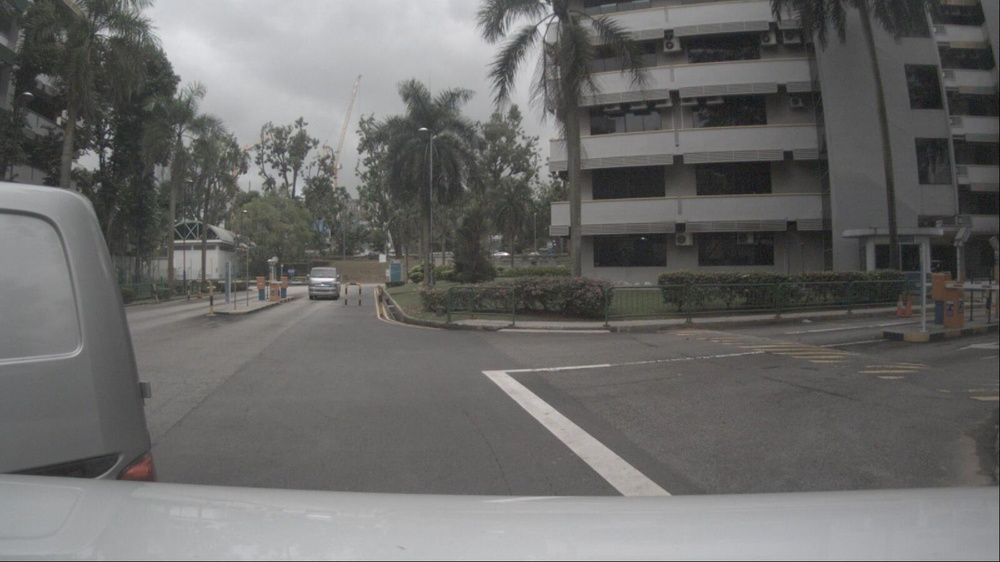
#> input picture data/NUsample/n003-2018-01-02-11-48-43+0800__CAM_BACK__1514864956159109.jpg, 1000 x 562 px, shrunk from 1600 x 900 before the run
$ jupyter execute plot_stitching.ipynb
#> lines starting #> are read from the running program, lines starting #| are printed output that depends on the picture
# Assemble images with simple image stitching

This example demonstrates how a set of images can be assembled under
the hypothesis of rigid body motions.

[cell 1]
from matplotlib import pyplot as plt
import numpy as np
from skimage import data, util, transform, feature, measure, filters, metrics, io
from skimage.color import rgb2gray


def match_locations(img0, img1, coords0, coords1, radius=5, sigma=3):
    """Match image locations using SSD minimization.

    Areas from `img0` are matched with areas from `img1`. These areas
    are defined as patches located around pixels with Gaussian
    weights.

    Parameters
    ----------
    img0, img1 : 2D array
        Input images.
    coords0 : (2, m) array_like
        Centers of the reference patches in `img0`.
    coords1 : (2, n) array_like
        Centers of the candidate patches in `img1`.
    radius : int
        Radius of the considered patches.
    sigma : float
        Standard deviation of the Gaussian kernel centered over the patches.

    Returns
    -------
    match_coords: (2, m) array
        The points in `coords1` that are the closest corresponding matches to
        those in `coords0` as determined by the (Gaussian weighted) sum of
        squared differences between patches surrounding each point.
    """
    y, x = np.mgrid[-radius : radius + 1, -radius : radius + 1]
    weights = np.exp(-0.5 * (x**2 + y**2) / sigma**2)
    weights /= 2 * np.pi * sigma * sigma

    match_list = []
    for r0, c0 in coords0:
        roi0 = img0[r0 - radius : r0 + radius + 1, c0 - radius : c0 + radius + 1]
        roi1_list = [
            img1[r1 - radius : r1 + radius + 1, c1 - radius : c1 + radius + 1]
            for r1, c1 in coords1
        ]
        # sum of squared differences
        ssd_list = [np.sum(weights * (roi0 - roi1) ** 2) for roi1 in roi1_list]
        match_list.append(coords1[np.argmin(ssd_list)])

    return np.array(match_list)

## Data generation

For this example, we generate a list of slightly tilted noisy images.

[cell 2]
image1 = io.imread('../data/NUsample/n003-2018-01-02-11-48-43+0800__CAM_BACK__1514864956159109.jpg')
#> image1 is the input picture: shape (562, 1000, 3); mean R, G, B 106.2, 105.8, 104.6
image2 = io.imread('../data/NUsample/n003-2018-01-02-11-48-43+0800__CAM_BACK_LEFT__1514864956197197.jpg')
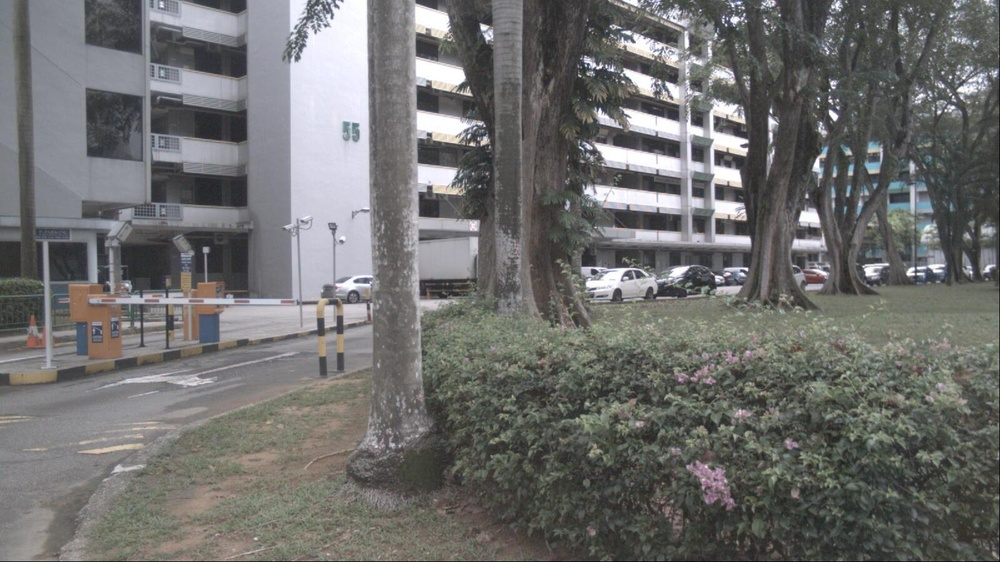
#> input picture data/NUsample/n003-2018-01-02-11-48-43+0800__CAM_BACK_LEFT__1514864956197197.jpg, 1000 x 562 px, shrunk from 1600 x 900 before the run
#> image2 is the input picture: shape (562, 1000, 3); mean R, G, B 110.7, 110.5, 109.1
image3 = io.imread('../data/NUsample/n003-2018-01-02-11-48-43+0800__CAM_FRONT_LEFT__1514864956138205.jpg')
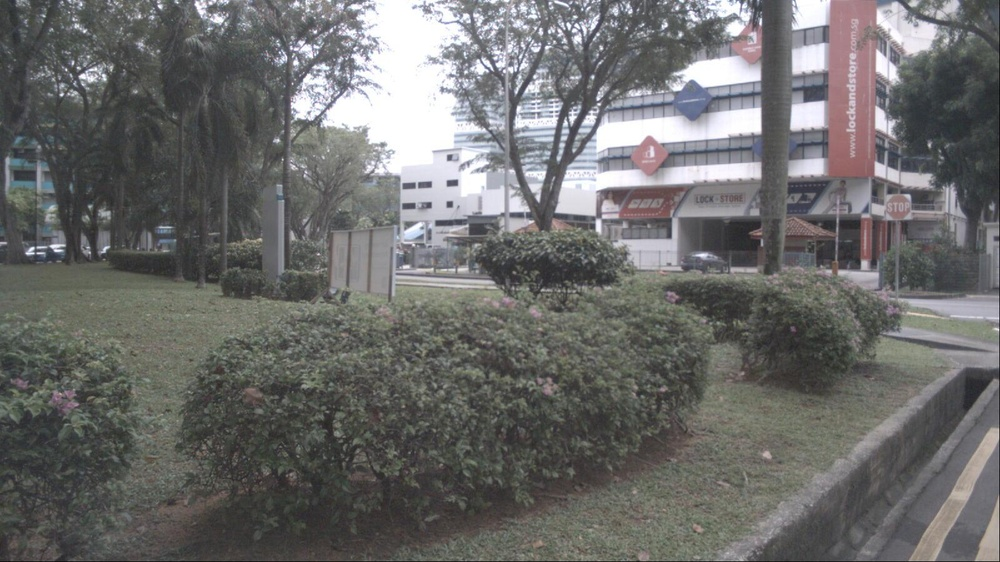
#> input picture data/NUsample/n003-2018-01-02-11-48-43+0800__CAM_FRONT_LEFT__1514864956138205.jpg, 1000 x 562 px, shrunk from 1600 x 900 before the run
#> image3 is the input picture: shape (562, 1000, 3); mean R, G, B 108.1, 108, 106.9
image4 = io.imread('../data/NUsample/n003-2018-01-02-11-48-43+0800__CAM_FRONT__1514864956220368.jpg')
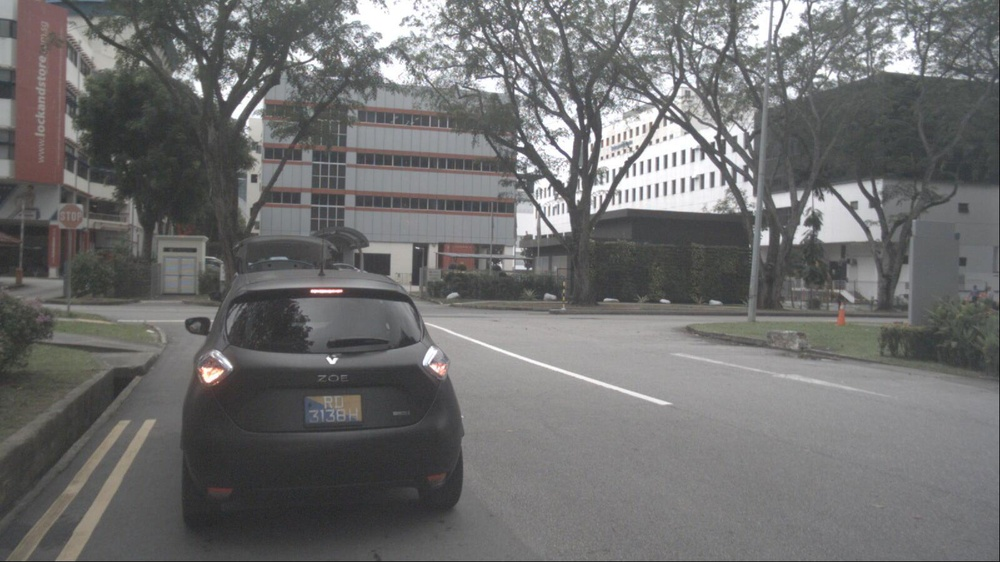
#> input picture data/NUsample/n003-2018-01-02-11-48-43+0800__CAM_FRONT__1514864956220368.jpg, 1000 x 562 px, shrunk from 1600 x 900 before the run
#> image4 is the input picture: shape (562, 1000, 3); mean R, G, B 110.8, 110.6, 110.5
image5 = io.imread("../data/NUsample/n003-2018-01-02-11-48-43+0800__CAM_FRONT_RIGHT__1514864966493989.jpg")
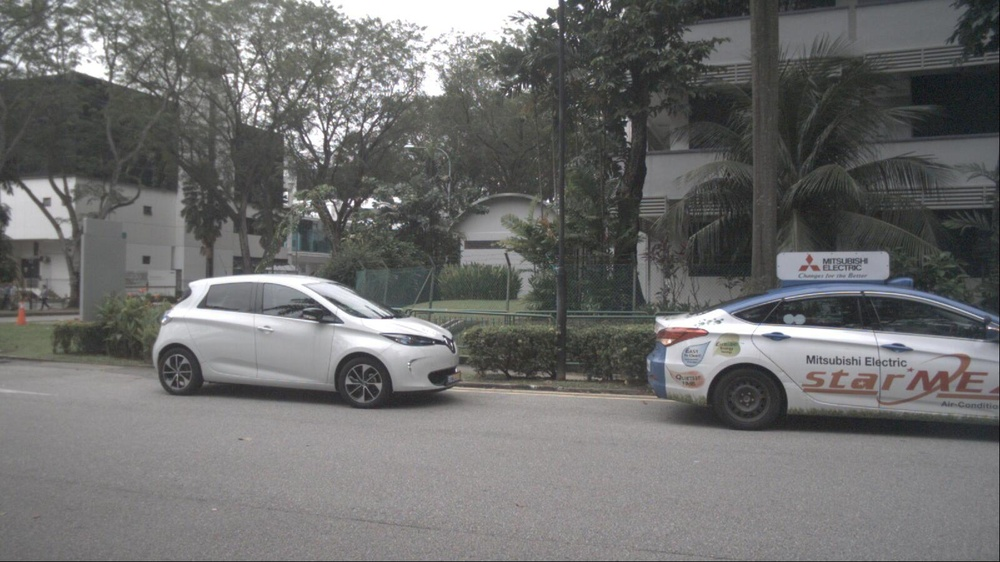
#> input picture data/NUsample/n003-2018-01-02-11-48-43+0800__CAM_FRONT_RIGHT__1514864966493989.jpg, 1000 x 562 px, shrunk from 1600 x 900 before the run
#> image5 is the input picture: shape (562, 1000, 3); mean R, G, B 109.6, 109.7, 109.1
image6 = io.imread("../data/NUsample/n003-2018-01-02-11-48-43+0800__CAM_BACK_RIGHT__1514864936124954.jpg")
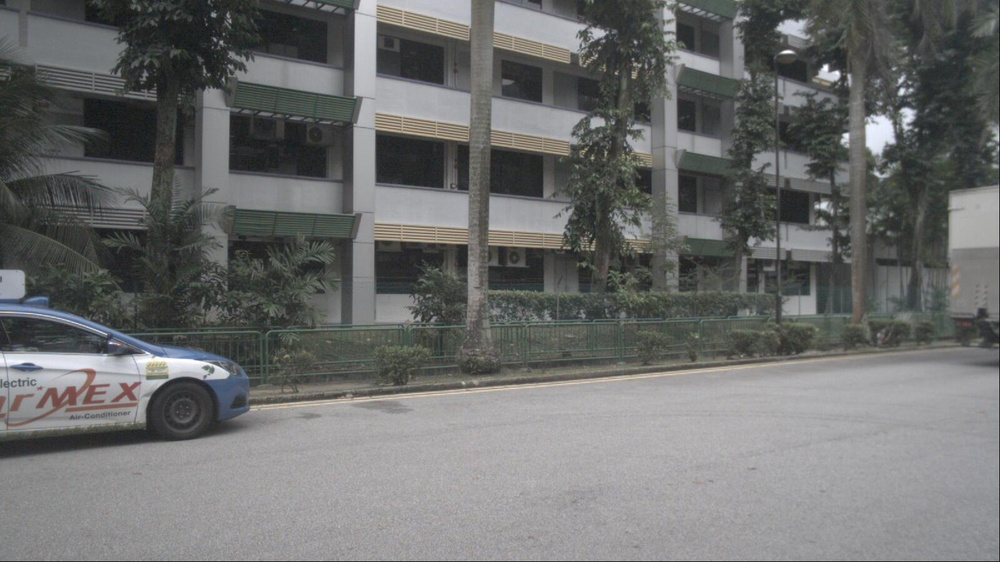
#> input picture data/NUsample/n003-2018-01-02-11-48-43+0800__CAM_BACK_RIGHT__1514864936124954.jpg, 1000 x 562 px, shrunk from 1600 x 900 before the run
#> image6 is the input picture: shape (562, 1000, 3); mean R, G, B 108.6, 109.6, 108.8

image1 = rgb2gray(image1)
#> image1: shape (562, 1000) float64
image2 = rgb2gray(image2)
#> image2: shape (562, 1000) float64
image3 = rgb2gray(image3)
#> image3: shape (562, 1000) float64
image4 = rgb2gray(image4)
#> image4: shape (562, 1000) float64
image5 = rgb2gray(image5)
#> image5: shape (562, 1000) float64
image6 = rgb2gray(image6)
#> image6: shape (562, 1000) float64

img_list = [image1, image2]

ref_img = img_list[0].copy()

[cell 3]
for img in img_list:
    plt.imshow(img)
    plt.show()
#> this loop made 2 passes

## Image registration

<div class="alert alert-info"><h4>Note</h4><p>This step is performed using the approach described in
   `sphx_glr_auto_examples_transform_plot_matching.py`, but any other
   method from the `sphx_glr_auto_examples_registration` section can be
   applied, depending on your problem.</p></div>

Reference points are detected over all images in the list.

[cell 4]
min_dist = 3
corner_list = [
    feature.corner_peaks(
        feature.corner_harris(img), threshold_rel=0.001, min_distance=min_dist
    )
    for img in img_list
]
#> corner_list = 2 items

The Harris corners detected in the first image are chosen as
references. Then the detected points on the other images are
matched to the reference points.

[cell 5]
img0 = img_list[0]
coords0 = corner_list[0]
#> coords0 = 907 pairs, first value 4 to 495, second value 6 to 991
matching_corners = [
    match_locations(img0, img1, coords0, coords1, min_dist)
    for img1, coords1 in zip(img_list[1:], corner_list)
]
#> the loop in match_locations, `for r0, c0 in coords0:` made 907 passes
#> (r0, c0) on passes 1 to 3: (254, 507), (129, 426), (195, 295)
#> after the loop in match_locations, `for r0, c0 in coords0:`: match_list = 907 pairs, first value 4 to 495, second value 13 to 991
#> matching_corners = 1 item

Once all the points are registered to the reference points, robust
relative affine transformations can be estimated using the RANSAC method.

[cell 6]
trfm_list = []
src = np.array(coords0)
#> src has the same summary as coords0
for dst in matching_corners:
    trfm_list.append( measure.ransac(
        (dst, src),
        transform.EuclideanTransform,
        min_samples=3,
        residual_threshold=2,
        max_trials=100,
    )[0].params)
#> this loop made 1 pass
#> after the loop, trfm_list = [[[nan, nan, nan], [nan, nan, nan], [nan, nan, nan]]]

[cell 7]
fig, ax_list = plt.subplots(6, 2, figsize=(6, 9), sharex=True, sharey=True)
for idx, (im, trfm, (ax0, ax1)) in enumerate(zip(img_list, trfm_list, ax_list)):
    ax0.imshow(im, cmap="gray", vmin=0, vmax=1)
    ax1.imshow(transform.warp(im, trfm), cmap="gray", vmin=0, vmax=1)

    if idx == 0:
        ax0.set_title("Tilted images")
        ax0.set_ylabel(f"Reference Image\n")
        ax1.set_title("Registered images")

    ax0.set(xticklabels=[], yticklabels=[], xticks=[], yticks=[])
    ax1.set_axis_off()
#> this loop made 1 pass

fig.tight_layout()
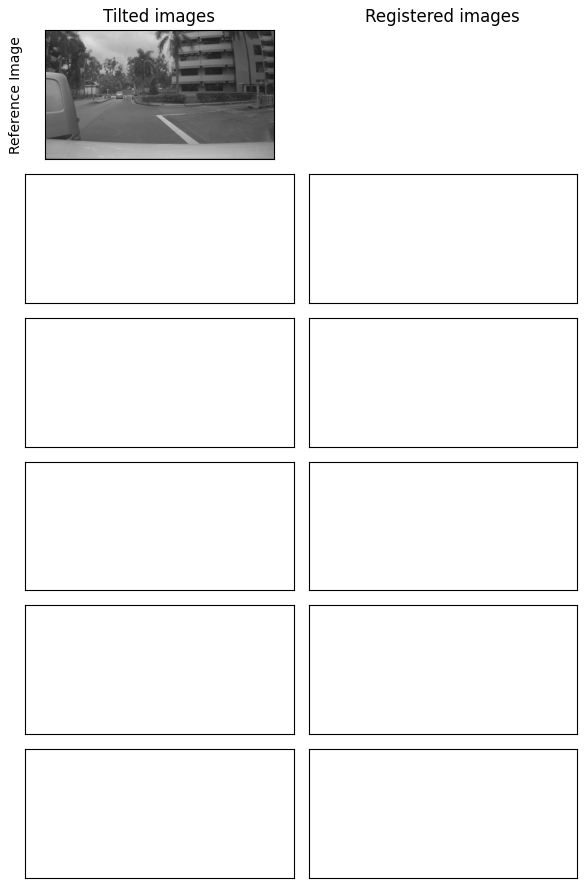
#> figure drawn by matplotlib, 2 panels

## Image assembling

A composite image can be obtained using the positions of the
registered images relative to the reference one. To do so, we define
a global domain around the reference image and position the other
images in this domain.

A global transformation is defined to move the reference image in the
global domain image via a simple translation:

[cell 8]
margin = 50
height, width = img_list[0].shape
#> height = 562; width = 1000
out_shape = height + 2 * margin, width + 2 * margin
#> out_shape = (662, 1100)
glob_trfm = np.eye(3)
#> glob_trfm = [[1, 0, 0], [0, 1, 0], [0, 0, 1]]
glob_trfm[:2, 2] = -margin, -margin

Finally, the relative position of the other images in the global
domain are obtained by composing the global transformation with the
relative transformations:

[cell 9]
global_img_list = [
    transform.warp(
        img, trfm.dot(glob_trfm), output_shape=out_shape, mode="constant", cval=np.nan
    )
    for img, trfm in zip(img_list, trfm_list)
]
#> global_img_list = 1 item

all_nan_mask = np.all([np.isnan(img) for img in global_img_list], axis=0)
#> all_nan_mask: shape (662, 1100) bool; every value is 1
global_img_list[0][all_nan_mask] = 1.0

composite_img = np.nanmean(global_img_list, 0)
#> composite_img: shape (662, 1100) float64; every value is 1
psnr_composite = metrics.peak_signal_noise_ratio(
    ref_img, composite_img[margin : margin + height, margin : margin + width]
)
#> psnr_composite = 4.28

fig, ax = plt.subplots(1, 1)

ax.imshow(composite_img, cmap="gray", vmin=0, vmax=1)
ax.set_axis_off()
ax.set_title(f"Reconstructed image (PSNR={psnr_composite:.2f})")
fig.tight_layout()

plt.show()
